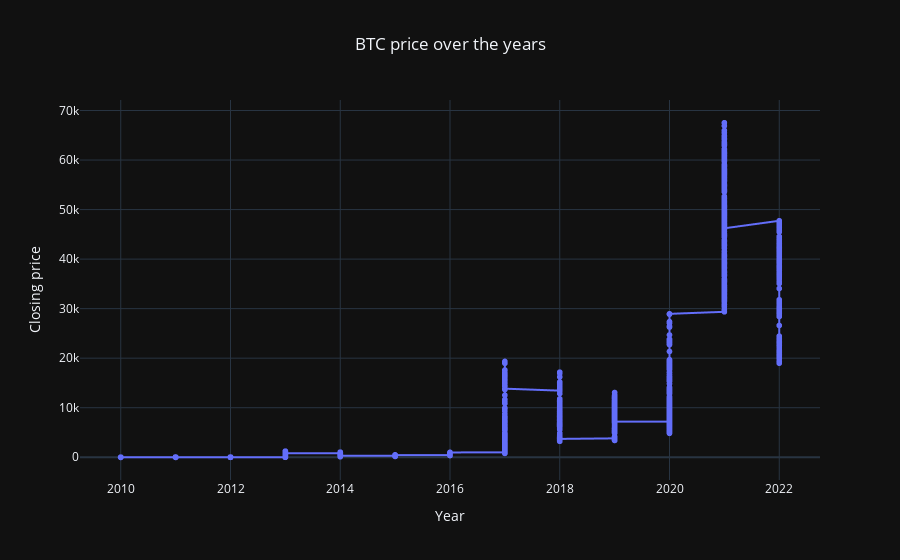

Here is the notebook cell this chart was saved with:
### Code cell
fig = px.line(data, x="Year", y="Close", title='BTC price over the years',text='Year')
fig.update_traces(textposition="bottom right")
fig.update_layout(template='plotly_dark',
    yaxis_title='Closing price',
    hovermode="x",title_x=0.5
)
fig.show()

### Figure 1 — Plotly figure (JSON) as saved in the notebook; plotly's stock layout.template omitted (floating-point values rounded to 4 significant figures; data arrays with more than 128 entries replaced by an {"elided": "..."} marker saying what was removed)
{"data": [{"hovertemplate": "Year=%{text}<br>Close=%{y}<extra></extra>", "legendgroup": "", "line": {"color": "#636efa", "dash": "solid"}, "marker": {"symbol": "circle"}, "mode": "text+markers+lines", "name": "", "showlegend": false, "text": {"elided": "4420 int values"}, "textposition": "bottom right", "type": "scattergl", "x": {"elided": "4420 int values"}, "xaxis": "x", "y": {"elided": "4420 float values"}, "yaxis": "y"}], "layout": {"hovermode": "x", "legend": {"tracegroupgap": 0}, "title": {"text": "BTC price over the years", "x": 0.5}, "xaxis": {"anchor": "y", "domain": [0, 1], "title": {"text": "Year"}}, "yaxis": {"anchor": "x", "domain": [0, 1], "title": {"text": "Closing price"}}}}
